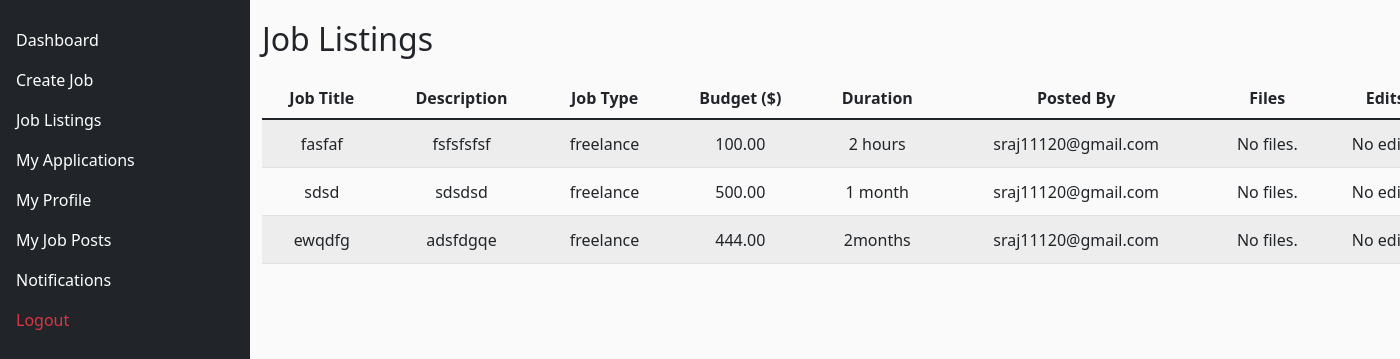
The page /project/jobs.php (signed in) on the database its author committed.
### tables this page shows
CREATE TABLE `jobs` (
  `id` int(11) NOT NULL,
  `freelancer_id` int(11) NOT NULL,
  `client_id` int(11) NOT NULL,
  `title` varchar(255) NOT NULL,
  `description` text NOT NULL,
  `job_type` enum('freelance','part-time','full-time') NOT NULL,
  `budget` decimal(10,2) NOT NULL,
  `duration` varchar(50) NOT NULL,
  `deadline` date NOT NULL,
  `files` longtext DEFAULT NULL CHECK (json_valid(`files`)),
  `status` enum('active','draft','closed') DEFAULT 'active',
  `created_at` timestamp NOT NULL DEFAULT current_timestamp(),
  `updated_at` timestamp NOT NULL DEFAULT current_timestamp() ON UPDATE current_timestamp()
);

CREATE TABLE `users` (
  `id` int(11) NOT NULL,
  `email` varchar(255) NOT NULL,
  `username` varchar(255) NOT NULL,
  `first_name` varchar(255) DEFAULT NULL,
  `surname` varchar(255) DEFAULT NULL,
  `mobile` varchar(20) DEFAULT NULL,
  `address1` varchar(255) DEFAULT NULL,
  `address2` varchar(255) DEFAULT NULL,
  `postcode` varchar(20) DEFAULT NULL,
  `state` varchar(255) DEFAULT NULL,
  `area` varchar(255) DEFAULT NULL,
  `country` varchar(255) DEFAULT NULL,
  `education` varchar(255) DEFAULT NULL,
  `password` varchar(255) NOT NULL,
  `role` enum('admin','freelancer','client') NOT NULL,
  `created_at` timestamp NOT NULL DEFAULT current_timestamp(),
  `updated_at` timestamp NOT NULL DEFAULT current_timestamp() ON UPDATE current_timestamp()
);

### project/jobs.php (the view, shortened to what this page needs)
<?php
include('db_connect.php');
$sql = "SELECT jobs.id, jobs.title, jobs.description, jobs.job_type, jobs.budget, jobs.duration, users.email AS freelancer_email
        FROM jobs
        JOIN users ON jobs.freelancer_id = users.id";
$result = $conn->query($sql);
$job_files = [];
$job_edits = [];
?>
<!DOCTYPE html>
<html lang="en">
<head>
    <link href="https://cdn.jsdelivr.net/npm/bootstrap@5.1.3/dist/css/bootstrap.min.css" rel="stylesheet">
</head>
<body>
    <div class="sidebar sidebar-dark bg-dark">
        <ul class="nav flex-column">
            <li class="nav-item">
                <a class="nav-link" href="freelancer_dashboard.php" aria-label="Dashboard">
                    <i class="cil-speedometer" aria-hidden="true"></i> Dashboard
                </a>
            </li>
            <li class="nav-item">
                <a class="nav-link" href="create_job.php" aria-label="Create Job">
                    <i class="cil-plus" aria-hidden="true"></i> Create Job
                </a>
            </li>
            <li class="nav-item">
                <a class="nav-link active" href="jobs.php" aria-label="Job Listings">
                    <i class="cil-briefcase" aria-hidden="true"></i> Job Listings
                </a>
            </li>
            <li class="nav-item">
                <a class="nav-link" href="my_applications.php" aria-label="My Applications">
                    <i class="cil-task" aria-hidden="true"></i> My Applications
                </a>
            </li>
            <li class="nav-item">
                <a class="nav-link" href="edit_profile.php" aria-label="My Profile">
                    <i class="cil-user" aria-hidden="true"></i> My Profile
                </a>
            </li>
            <li class="nav-item">
                <a class="nav-link" href="my_job_posts.php" aria-label="My Job Posts">
                    <i class="cil-folder" aria-hidden="true"></i> My Job Posts
                </a>
            </li>
            <li class="nav-item">
                <a class="nav-link" href="notifications.php" aria-label="Notifications">
                    <i class="cil-bell" aria-hidden="true"></i> Notifications
                </a>
            </li>
            <li class="nav-item">
                <a class="nav-link text-danger" href="logout.php" aria-label="Logout">
                    <i class="cil-account-logout" aria-hidden="true"></i> Logout
                </a>
            </li>
        </ul>
    </div>
    <div class="container content">
        <h2>Job Listings</h2>
        <table class="table table-striped">
            <thead>
                <tr>
                    <th>Job Title</th>
                    <th>Description</th>
                    <th>Job Type</th>
                    <th>Budget ($)</th>
                    <th>Duration</th>
                    <th>Posted By</th>
                    <th>Files</th>
                    <th>Edits</th>
                </tr>
            </thead>
<tbody>
    <?php if ($result->num_rows > 0): ?>
        <?php while ($row = $result->fetch_assoc()): ?>
            <tr>
                <td><?= htmlspecialchars($row['title']) ?></td>
                <td><?= htmlspecialchars($row['description']) ?></td>
                <td><?= htmlspecialchars($row['job_type']) ?></td>
                <td><?= htmlspecialchars($row['budget']) ?></td>
                <td><?= htmlspecialchars($row['duration']) ?></td>
                <td><?= htmlspecialchars($row['freelancer_email']) ?></td>
                <td>
                    <?php if (isset($job_files[$row['id']])): ?>
                        <?php foreach ($job_files[$row['id']] as $file_path): ?>
                            <a href="<?= htmlspecialchars($file_path) ?>" target="_blank">View File</a><br>
                        <?php endforeach; ?>
                    <?php else: ?>
                        No files.
                    <?php endif; ?>
                </td>
                <td>
                    <?php if (isset($job_edits[$row['id']])): ?>
                        <?php foreach ($job_edits[$row['id']] as $edit): ?>
                            <strong>Edited on: <?= htmlspecialchars($edit['updated_at']) ?></strong><br>
                            <?= nl2br(htmlspecialchars($edit['updated_description'])) ?><br>
                        <?php endforeach; ?>
                    <?php else: ?>
                        No edits.
                    <?php endif; ?>
                </td>
            </tr>
        <?php endwhile; ?>
    <?php else: ?>
        <tr>
            <td colspan="9">No jobs found.</td>
        </tr>
    <?php endif; ?>
</tbody>
        </table>
    </div>
</body>
</html>

### project/jobs.php (style rules this page uses)
body { background-color: #FAFAFA; margin-top: 20px; }
.sidebar { height: 100vh; position: fixed; top: 0; bottom: 0; width: 250px; background-color: #302B27; padding-top: 20px; }
.sidebar .nav-link { color: #fff; }
.content { margin-left: 250px; }
.table { margin-top: 20px; }
.table th, .table td { text-align: center; vertical-align: middle; }

### rows shown on the page
jobs: title "fasfaf", description "fsfsfsfsf", job_type "freelance", budget "100.00", duration "2 hours", freelancer.email "sraj11120@gmail.com", shows "No files.", shows "No…"
jobs: title "sdsd", description "sdsdsd", job_type "freelance", budget "500.00", duration "1 month", freelancer.email "sraj11120@gmail.com", shows "No files.", shows "No…"
jobs: title "ewqdfg", description "adsfdgqe", job_type "freelance", budget "444.00", duration "2months", freelancer.email "sraj11120@gmail.com", shows "No files.", shows "No…"
